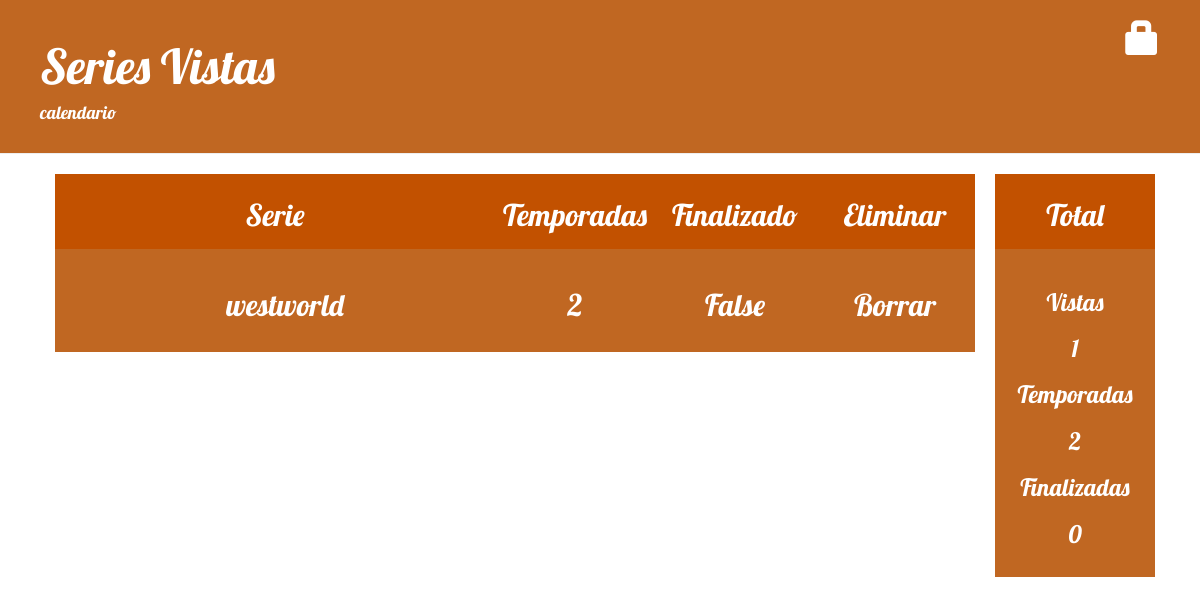
Before: /listas/lista2020 with the older database file.
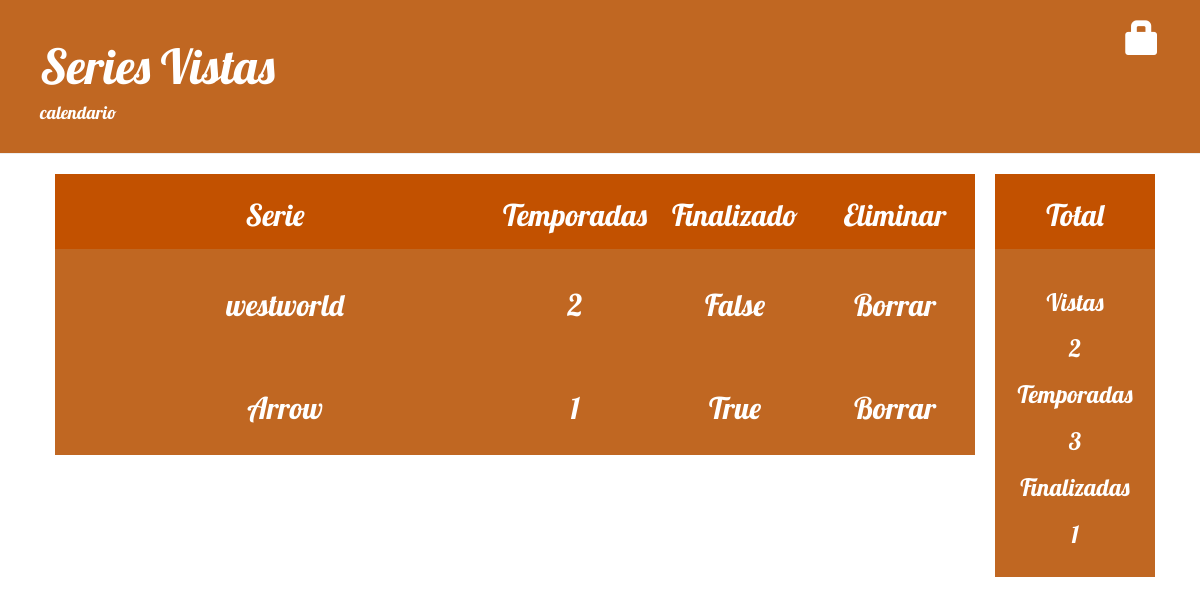
After: the same page with the newer database file.
### series/models.py (models this page shows, shortened)
class Serie(models.Model):
    serie = models.CharField(max_length=200)
    temporadas = models.CharField(max_length=200)
    finalizado = models.BooleanField()
    visto = models.CharField(max_length=4)

### series/views.py (the view)
# urls.py: path('listas/lista2020',views.series2020,name='series2020'),
def series2020(request):
    series2020=[]
    series=Serie.objects.all()
    for s in series:
        if s.visto=="2020":
            series2020.append(s)
    info=[series_vistas(series2020),temporadas_vistas(series2020),finalizados(series2020)]
    return render(request, 'series/series_list.html', {'series':series2020,'info':info})

### series/views.py (called while the page is built)
def series_vistas(series):
    count=0
    for serie in series:
        count+=1
    return count

def temporadas_vistas(series):
    count=0
    for serie in series:
        count+=int(serie.temporadas)
    return count

def finalizados(series):
    f=0
    for serie in series:
        if serie.finalizado == True:
            f+=1
    return f

### series/templates/series/series_list.html
{% extends 'series/base.html' %}
{% block content %}
<div class="total left">
<div class="left">
  <div class="titulo2">
    <div>
      <h2>Serie</h2>
    </div>
  </div>
  {% for serie in series %}
  <div>
    <div class="titulo">
      <div class="post">
        <h2><a href="{% url 'serie_edit' serie.serie serie.visto %}">{{ serie.serie }}</a></h2>
      </div>
    </div>
  </div>
  {% endfor %}
</div>
<div class="left">
  <div class="titulo5">
    <h2 >Temporadas</h2>
  </div>
  {% for serie in series %}
  <div>
    <div class="titulo4">
      <div class="post">
        <h2>{{ serie.temporadas }}</h2>
      </div>
    </div>
  </div>
  {% endfor %}
</div>
<div class="left">
  <div class="titulo5">
    <h2 >Finalizado</h2>
  </div>
  {% for serie in series %}
  <div>
    <div class="titulo4">
      <div class="post">
        <h2>{{ serie.finalizado }}</h2>
      </div>
    </div>
  </div>
  {% endfor %}
</div>
<div class="left">
  <div class="titulo5">
    <h2 >Eliminar</h2>
  </div>
  {% for serie in series %}
  <div>
    <div class="titulo4">
        <h2><a href="{% url 'serie_remove' serie.serie serie.visto %}">Borrar</a></h2>
    </div>
  </div>
  {% endfor %}
</div>
</div>
<div class="info left">
    <div class="titulo5">
      <h2 >Total</h2>
    </div>
  <div class="titulo4">
      <h3>Vistas</h3>
      <h3>{{info.0}}</h3>
      <h3>Temporadas</h3>
      <h3>{{info.1}}</h3>
      <h3>Finalizadas</h3>
      <h3>{{info.2}}</h3>
    </div>
  </div>
{% endblock %}

Changed rows visible on the page:
added Serie: serie "Arrow", temporadas "1", finalizado "True"
Other visible differences:
{{ info.0 }}: "1" → "2"
{{ info.1 }}: "2" → "3"
{{ info.2 }}: "0" → "1"
